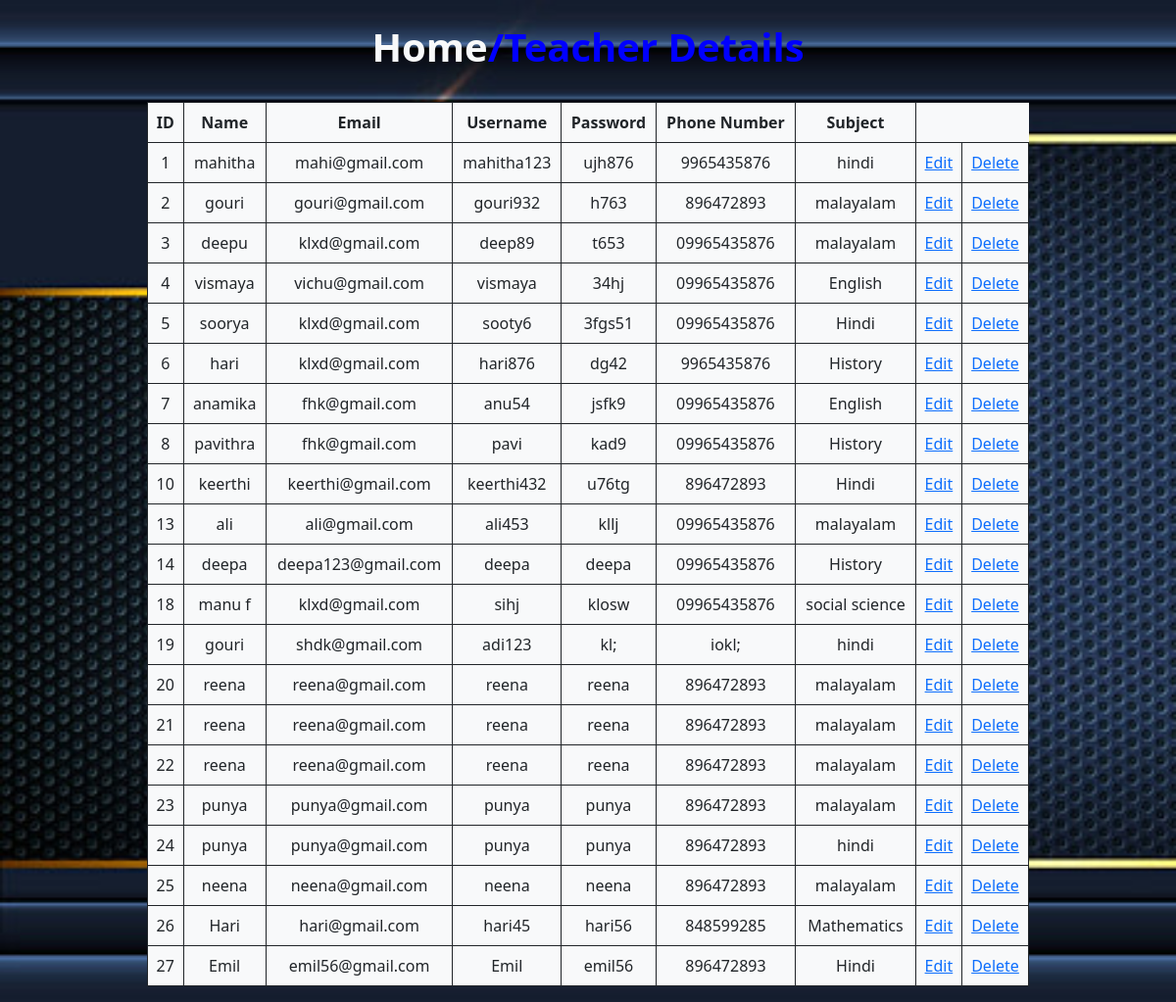
/viewteacher, run on the app's committed database.
### school_app/models.py (models this page shows)
class Teacher(models.Model):
    Name=models.CharField(max_length=20)
    Email=models.EmailField(max_length=20)
    Phone_no=models.CharField(max_length=12)
    user_type=models.CharField(max_length=10)
    value=models.IntegerField(max_length=1)
    Username=models.CharField(max_length=12,default='Teacher')
    Password=models.CharField(max_length=8,default=786)
    Subject=models.CharField(max_length=21,default='maths')

### school_app/views.py (the view)
# urls.py: path('viewteacher',views.viewteacher,name='viewteacher'),
def viewteacher(request):
    a=Teacher.objects.all()
    return render(request,'view_teacher.html',{'a1':a})

### school_app/templates/view_teacher.html (shortened to what this page needs)
<!DOCTYPE html>
<html lang="en">
<head>
    <link href="https://cdn.jsdelivr.net/npm/bootstrap@5.0.2/dist/css/bootstrap.min.css" rel="stylesheet"
>
</head>
<body>
    <br>
    <h1><a href="adminhome" class="text-light text-decoration-none">Home</a>/Teacher Details</h1><br>
    <div>
        <table class="table  table-bordered w-75 bg-light h-100 border-dark ">
            <tr>
                <th>ID</th>
                <th>Name</th>
                <th>Email</th>
                <th>Username</th>
                <th>Password</th>
                <th>Phone Number</th>
                <th>Subject</th>
            </tr>
            {% for i in a1 %}
            <tr>
                <td>{{i.id}}</td>
                <td>{{i.Name}}</td>
                <td>{{i.Email}}</td>
                <td>{{i.Username}}</td>
                <td>{{i.Password}}</td>
                <td>{{i.Phone_no}}</td>
                <td>{{i.Subject}}</td>
                <td><a href="editteacher/{{i.id}}">Edit</a></td>
                <td><a href="deleteteacher/{{i.id}}">Delete</a></td>
            </tr>
            {% endfor %}
        </table>
</body>
</html>

### school_app/templates/view_teacher.html (style rules this page uses)
body { background-image: url('static/images/pngtree-blue.jpg'); background-size: cover; }
h1 { color: blue; font-weight: bold; }
h1, table { text-align: center; }
div { display: flex; justify-content: center; }

### data on the page
Teacher: id "1", Name "mahitha", Email "mahi@gmail.com", Username "mahitha123", Password "ujh876", Phone_no "9965435876", Subject "hindi"
Teacher: id "2", Name "gouri", Email "gouri@gmail.com", Username "gouri932", Password "h763", Phone_no "896472893", Subject "malayalam"
Teacher: id "3", Name "deepu", Email "klxd@gmail.com", Username "deep89", Password "t653", Phone_no "09965435876", Subject "malayalam"
Teacher: id "4", Name "vismaya", Email "vichu@gmail.com", Username "vismaya", Password "34hj", Phone_no "09965435876", Subject "English"
Teacher: id "5", Name "soorya", Email "klxd@gmail.com", Username "sooty6", Password "3fgs51", Phone_no "09965435876", Subject "Hindi"
Teacher: id "6", Name "hari", Email "klxd@gmail.com", Username "hari876", Password "dg42", Phone_no "9965435876", Subject "History"
Teacher: id "7", Name "anamika", Email "fhk@gmail.com", Username "anu54", Password "jsfk9", Phone_no "09965435876", Subject "English"
Teacher: id "8", Name "pavithra", Email "fhk@gmail.com", Username "pavi", Password "kad9", Phone_no "09965435876", Subject "History"
Teacher: id "10", Name "keerthi", Email "keerthi@gmail.com", Username "keerthi432", Password "u76tg", Phone_no "896472893", Subject "Hindi"
Teacher: id "13", Name "ali", Email "ali@gmail.com", Username "ali453", Password "kllj", Phone_no "09965435876", Subject "malayalam"
Teacher: id "14", Name "deepa", Email "deepa123@gmail.com", Username "deepa", Password "deepa", Phone_no "09965435876", Subject "History"
Teacher: id "18", Name "manu f", Email "klxd@gmail.com", Username "sihj", Password "klosw", Phone_no "09965435876", Subject "social science"
Teacher: id "19", Name "gouri", Email "shdk@gmail.com", Username "adi123", Password "kl;", Phone_no "iokl;", Subject "hindi"
Teacher: id "20", Name "reena", Email "reena@gmail.com", Username "reena", Password "reena", Phone_no "896472893", Subject "malayalam"
Teacher: id "21", Name "reena", Email "reena@gmail.com", Username "reena", Password "reena", Phone_no "896472893", Subject "malayalam"
Teacher: id "22", Name "reena", Email "reena@gmail.com", Username "reena", Password "reena", Phone_no "896472893", Subject "malayalam"
Teacher: id "23", Name "punya", Email "punya@gmail.com", Username "punya", Password "punya", Phone_no "896472893", Subject "malayalam"
Teacher: id "24", Name "punya", Email "punya@gmail.com", Username "punya", Password "punya", Phone_no "896472893", Subject "hindi"
Teacher: id "25", Name "neena", Email "neena@gmail.com", Username "neena", Password "neena", Phone_no "896472893", Subject "malayalam"
Teacher: id "26", Name "Hari", Email "hari@gmail.com", Username "hari45", Password "hari56", Phone_no "848599285", Subject "Mathematics"
Teacher: id "27", Name "Emil", Email "emil56@gmail.com", Username "Emil", Password "emil56", Phone_no "896472893", Subject "Hindi"
